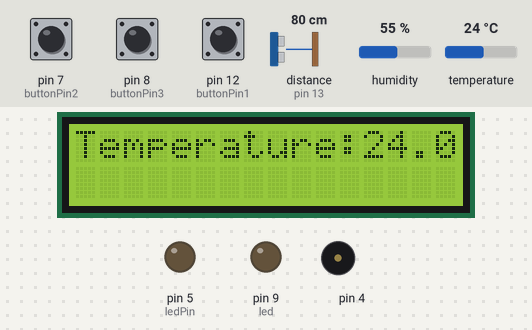
The sketch below on a simulated Arduino Uno, built with avr-gcc and run on an emulated ATmega328P. On the bench: 16×2 character LCD, output pins drawn as LEDs (lit = HIGH), buzzer (waves = sounding). Wiring (inferred from the names in the program): ultrasonic range finder: trigger pin 11; echo pin 13. Inputs (shaded band) come from the test bench; at power-on: pin 7 (buttonPin2) LOW, temperature 24 °C, distance to the obstacle (sensor on pin 13) 80 cm, pin 8 (buttonPin3) LOW, pin 12 (buttonPin1) LOW, humidity 55 %. The echo pulse lasts 58.3 µs per cm; pins used as bus, display or sensor lines are not drawn; what the sketch prints to the serial monitor is not drawn.

Above: at 1.2 s.
1.3 s: pin 7 (buttonPin2) pulled HIGH for 0.65 s
At 2.7 s:
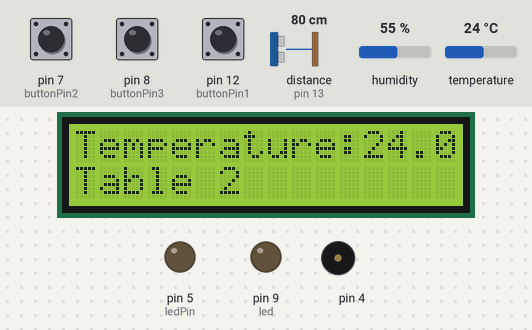
3.4 s: temperature set to 27 °C
At 4.9 s:
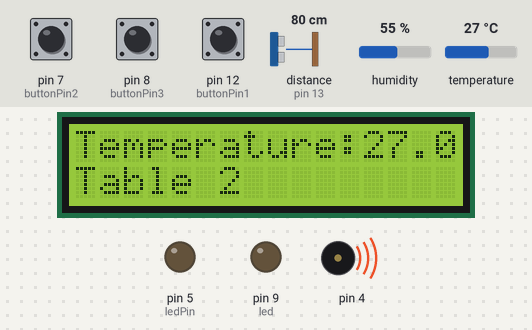
5.9 s: distance to the obstacle (sensor on pin 13) set to 18 cm
7.4 s: distance to the obstacle (sensor on pin 13) set to 14 cm
At 8.7 s:
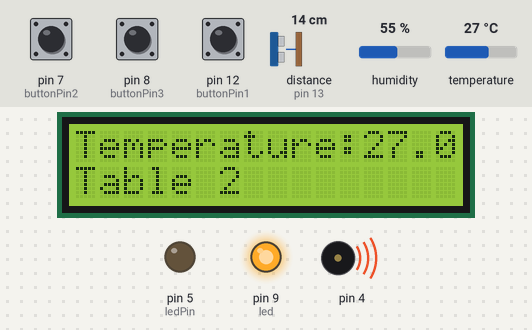
9.0 s: temperature set to 19 °C
At 12.3 s:
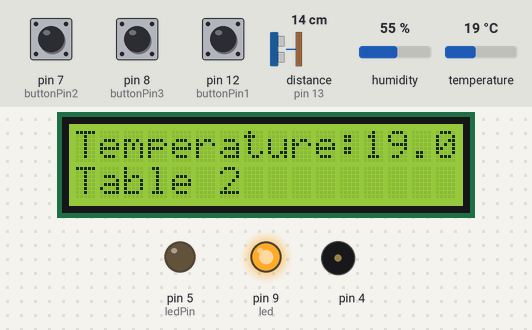
12.6 s: pin 8 (buttonPin3) pulled HIGH for 0.65 s
At 13.5 s:
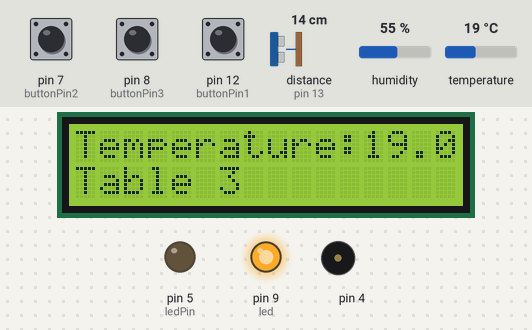
Timing chart, 0 to 15.6 s (numbered marks = the images above; inputs shaded):
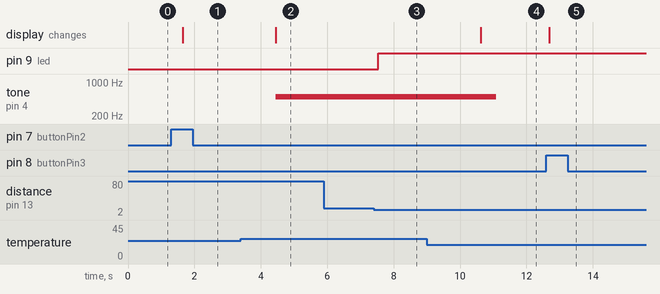

The sketch:

tables_light.ino
```cpp
#include <DHT.h>
#include <Wire.h> // библиотека для управления устройствами по I2C
#include <LiquidCrystal_I2C.h> // подключаем библиотеку для LCD 1602
#define trigPin 11
#define echoPin 13
#define led 9

#define DHTTYPE DHT11
const int pirPin = 13;// постоянная переменная для присвоения датчику порта
const int ledPin = 5;
int value; // переменная для считывания данных с датчика


const int dhtPin = 2;
DHT dht(dhtPin, DHTTYPE);

LiquidCrystal_I2C lcd(0x27,16,2); // присваиваем имя lcd для дисплея 20х2


int buzzer = 4;

int buttonPin1 = 12;
int buttonPin2 = 7;
int buttonPin3 = 8;

int buttonState1;
int buttonState2;
int buttonState3;

void setup() {
Serial.begin(9600);
lcd.begin(); // инициализация LCD дисплея
  lcd.backlight(); // включение подсветки дисплея

  lcd.setCursor(0,0); // ставим курсор на 1 символ первой строки
  lcd.clear();

  lcd.print("Temperature: ");
   pinMode(4, OUTPUT);
   pinMode(buttonPin1, INPUT);
   pinMode(buttonPin2, INPUT);
   pinMode(buttonPin3, INPUT);
    pinMode(pirPin, INPUT);
    pinMode(ledPin, OUTPUT);
  Serial.begin (9600);
pinMode(trigPin, OUTPUT);
pinMode(echoPin, INPUT);
pinMode(led, OUTPUT);
}

void loop() {
 float h, t; // put your main code here, to run repeatedly:
h = dht.readHumidity();
t = dht.readTemperature();

if (isnan(h) or isnan(t))
{
 // Serial.println("Filed to read from DHT");
}
else
{

lcd.setCursor(12,0);
 lcd.print( t);

if (t > 25)
{
  tone(4, 500, 1000);
}
}
//delay(500);


  buttonState1 = digitalRead(buttonPin1);
   // Serial.println(buttonState1);

   if (buttonState1 == 1)
{

   lcd.setCursor(0,1);
  lcd.print("Table 1");
  delay (200);
}
    buttonState2 = digitalRead(buttonPin2);
 // Serial.println(buttonState2);

  if (buttonState2 == 1)
{
   lcd.setCursor(0,1);
  lcd.print("Table 2");
  delay (200);
}
   buttonState3 = digitalRead(buttonPin3);
 // Serial.println(buttonState3);

if (buttonState3 == 1)
{
   lcd.setCursor(0,1);
  lcd.print("Table 3");
  delay (200);
}

     long duration, distance;
  digitalWrite(trigPin, LOW);  // Added this line
  delayMicroseconds(2); // Added this line
  digitalWrite(trigPin, HIGH);
//  delayMicroseconds(1000); - Removed this line
  delayMicroseconds(10); // Added this line
  digitalWrite(trigPin, LOW);
  duration = pulseIn(echoPin, HIGH);
  distance = (duration/2) / 29.1;
  if (distance < 15) {  // This is where the LED On/Off happens
    analogWrite(led,255); // When the Red condition is met, the Green LED should turn off
//  digitalWrite(led2,LOW);
}
  else {
    analogWrite(led,0);
   // digitalWrite(led2,HIGH);
  }
  if (distance >= 200 || distance <= 0){
      analogWrite(led,0);

  }
  else {
    Serial.print(distance);
    Serial.println(" cm");
  }
  delay(500);
}
```

Measured:
- the behaviour switches between 25 and 26 °C on temperature (found by bisection; images 1 and 2)
- the behaviour switches between 16 and 15 cm on distance to the obstacle (sensor on pin 13) (found by bisection; images 2 and 3)
- after the input at 1.3 s, the display: changes after 0.35 s (image 1)
- after the input at 3.4 s, tone on pin 4: silent → 500 Hz after 1.1 s; the display: changes after 1.1 s (image 2)
- after the input at 5.9 s, every drawn part: stays the same
- after the input at 7.4 s, pin 9 (led): LOW → HIGH after 0.13 s
- after the input at 9.0 s, tone on pin 4: 500 Hz → silent after 2.1 s; the display: changes after 1.6 s (image 4)
- after the input at 12.6 s, the display: changes after 0.08 s (image 5)
